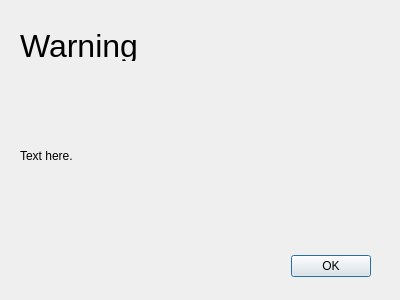
<?xml version="1.0" encoding="UTF-8"?>
<ui version="4.0">
 <class>Warning</class>
 <widget class="QDialog" name="Warning">
  <property name="windowModality">
   <enum>Qt::ApplicationModal</enum>
  </property>
  <property name="geometry">
   <rect>
    <x>0</x>
    <y>0</y>
    <width>400</width>
    <height>300</height>
   </rect>
  </property>
  <property name="windowTitle">
   <string>Dialog</string>
  </property>
  <widget class="QDialogButtonBox" name="buttonBox">
   <property name="geometry">
    <rect>
     <x>30</x>
     <y>250</y>
     <width>341</width>
     <height>32</height>
    </rect>
   </property>
   <property name="orientation">
    <enum>Qt::Horizontal</enum>
   </property>
   <property name="standardButtons">
    <set>QDialogButtonBox::Ok</set>
   </property>
  </widget>
  <widget class="QLabel" name="title">
   <property name="geometry">
    <rect>
     <x>20</x>
     <y>30</y>
     <width>361</width>
     <height>31</height>
    </rect>
   </property>
   <property name="font">
    <font>
     <pointsize>24</pointsize>
    </font>
   </property>
   <property name="text">
    <string>Warning</string>
   </property>
  </widget>
  <widget class="QLabel" name="message">
   <property name="geometry">
    <rect>
     <x>20</x>
     <y>80</y>
     <width>361</width>
     <height>151</height>
    </rect>
   </property>
   <property name="text">
    <string>Text here.</string>
   </property>
   <property name="wordWrap">
    <bool>true</bool>
   </property>
  </widget>
 </widget>
 <resources/>
 <connections>
  <connection>
   <sender>buttonBox</sender>
   <signal>accepted()</signal>
   <receiver>Warning</receiver>
   <slot>accept()</slot>
   <hints>
    <hint type="sourcelabel">
     <x>248</x>
     <y>254</y>
    </hint>
    <hint type="destinationlabel">
     <x>157</x>
     <y>274</y>
    </hint>
   </hints>
  </connection>
  <connection>
   <sender>buttonBox</sender>
   <signal>rejected()</signal>
   <receiver>Warning</receiver>
   <slot>reject()</slot>
   <hints>
    <hint type="sourcelabel">
     <x>316</x>
     <y>260</y>
    </hint>
    <hint type="destinationlabel">
     <x>286</x>
     <y>274</y>
    </hint>
   </hints>
  </connection>
 </connections>
</ui>
